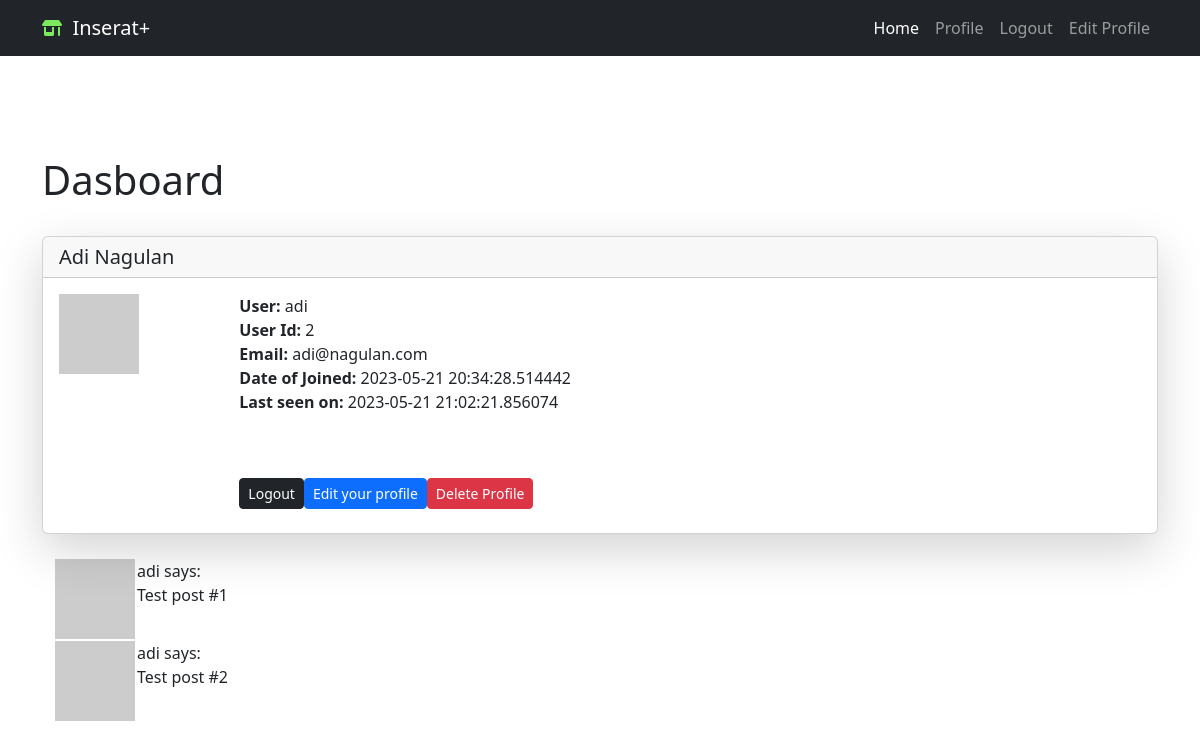
The page /user/adi (signed in) on the database as committed earlier.
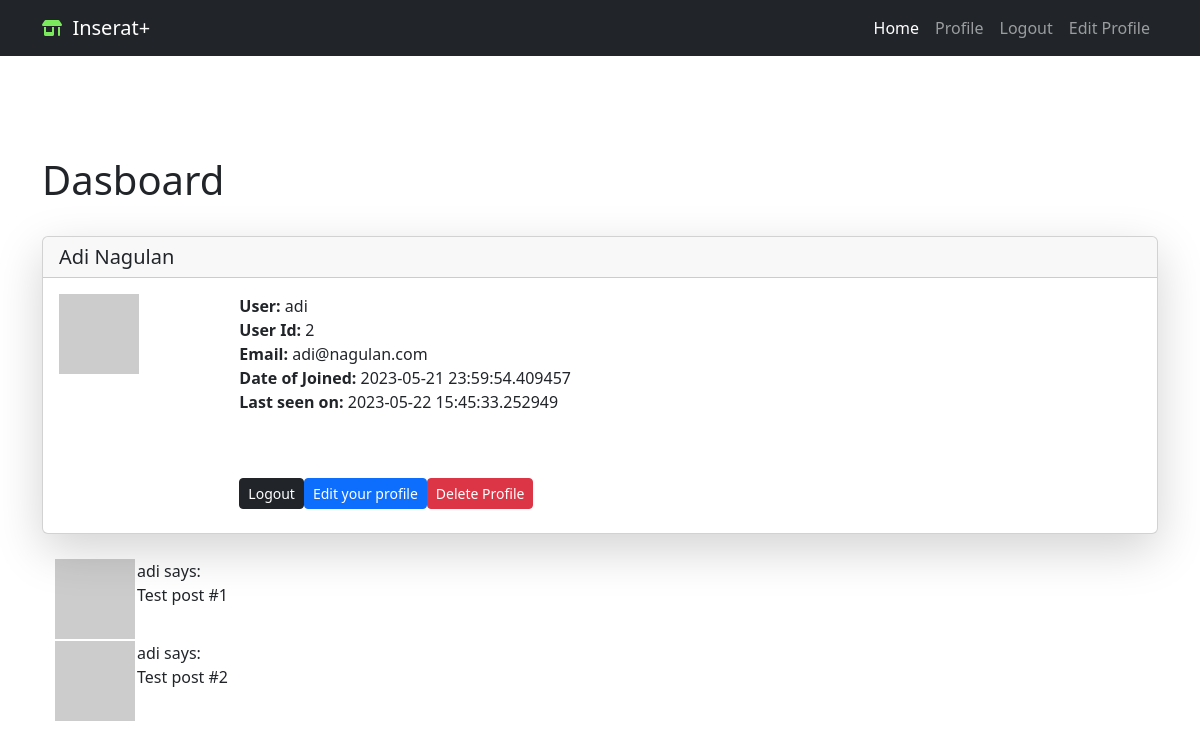
The same page on the database as committed later.
### app/models/login.py (models this page shows, shortened)
class User(db.Model, UserMixin):
    id = db.Column(db.Integer, primary_key=True)
    first_name = db.Column(db.String(50), nullable=False)
    last_name = db.Column(db.String(50), nullable=False)
    username = db.Column(db.String(20), unique=True, nullable=False)
    email = db.Column(db.String(120), unique=True, nullable=False)
    password_hash = db.Column(db.String(128), nullable=False)
    user_adedd = db.Column(db.DateTime, default=datetime.utcnow)
    last_seen = db.Column(db.DateTime, default=datetime.utcnow)
    def avatar(self, size):
        digest = md5(self.email.lower().encode('utf-8')).hexdigest()
        return 'https://www.gravatar.com/avatar/{}?d=identicon&s={}'.format(
            digest, size
            )

### app/routes.py (the view)
@app.route('/user/<username>')
@login_required
def user(username):
    user = User.query.filter_by(username=username).first_or_404()
    posts = [
        {'author': user, 'body': 'Test post #1'},
        {'author': user, 'body': 'Test post #2'}
    ]
    return render_template('user.html', user=user, posts=posts)

### app/models/login.py (called while the page is built)
@login.user_loader
def load_user(id):
    return User.query.get(int(id))

### app/routes.py (called while the page is built)
@app.before_request
def before_request():
    if current_user.is_authenticated:
        current_user.last_seen = datetime.utcnow()
        db.session.commit()

### app/templates/user.html (shortened to what this page needs)
{% extends "base.html" %}
{% block content %}
<div class="container custom-container ">
  <h1>Dasboard</h1><br/>
  <div class="card shadow-lg">
    <h5 class="card-header">
      {{ user.first_name }}  {{ user.last_name }}</h5>
    <div class="card-body">
      <div class="card-title">
        <div class="row  g-0">
          <div class="col-sm-2 ">
            <img src="{{ user.avatar(128) }}">
          </div>
          <div class="col-sm-5">
                <strong>User:</strong>
                {{ user.username }}<br/>
                <strong>User Id:</strong>
                {{ user.id }}<br/>
                <strong>Email:</strong>
                {{ user.email }}<br/>
                <strong>Date of Joined:</strong>
                {{ user.user_adedd}}<br/>
                {% if user.last_seen %}<strong>Last seen on:</strong> {{ user.last_seen }}</p>{% endif %}
                <br/><br/>
                <div class="d-flex">
                  <a href="{{ url_for('logout') }}" class="btn btn-dark btn-sm mr-2">Logout</a><p></p>
                  <a href="{{ url_for('edit_profile') }}" class="btn btn-primary btn-sm mr-2">Edit your profile</a>
                  <form action="{{ url_for('delete_profile') }}" method="POST" onsubmit="return confirm('Are you sure you want to delete your profile?');">
                    <button type="submit" class="btn btn-danger btn-sm">Delete Profile</button>
                  </form>
                </div>
        </div>
      </div>
    </div>
  </div>
</div>
<br>
<div class="container">
{% for post in posts %}
    {% include 'includes/_post.html' %}
{% endfor %}
</div>
{% endblock %}

### app/templates/base.html (shortened to what this page needs)
<!DOCTYPE html>
<html lang="en">
<head>
    <link rel="stylesheet" href="{{ url_for('static', filename='bootstrap/css/bootstrap.min.css') }}">
    <link rel="stylesheet" href="{{ url_for('static', filename='css/style.css') }}">
</head>
<body>
        {% include "includes/nav.html" %}
    {% block content %}{% endblock %}
</body>
</html>

### app/templates/includes/nav.html (shortened to what this page needs)
<nav class="navbar navbar-expand-lg navbar-dark bg-dark">
  <div class="container">
    <i class="fas fa-store-alt" style="color: #7bea5d;"></i>
    <a class="navbar-brand" href="{{ url_for('home') }}">&nbsp Inserat+</a>
    <div class="collapse navbar-collapse" id="navbarNav">
      <ul class="navbar-nav ms-auto">
        <li class="nav-item">
          <a class="nav-link active" aria-current="page" href="{{ url_for('home') }}">Home</a>
        </li>
        {% if current_user.is_anonymous %}
        <li class="nav-item">
          <a class="nav-link" href="{{ url_for('login') }}">Login</a>
        </li>
        <li class="nav-item">
          <a class="nav-link" href="{{ url_for('register') }}">Register</a>
        </li>
        {% else %}
        <li class="nav-item">
          <a class="nav-link" href="{{ url_for('user', username=current_user.username) }}">Profile</a>
        </li>
        <li class="nav-item">
          <a class="nav-link" href="{{ url_for('logout') }}">Logout</a>
        </li>
        <li class="nav-item">
          <a class="nav-link" href="{{ url_for('edit_profile') }}">Edit Profile</a>
        </li>
        {% endif %}
      </ul>
    </div>
  </div>
</nav>

### app/templates/includes/_post.html
{% block content %}
  <table>
    <tr valign="top">
        <td><img src="{{ post.author.avatar(36) }}"></td>
        <td>{{ post.author.username }} says:<br>{{ post.body }}</td>
    </tr>
</table>
{% endblock %}

### app/templates/user.html (style rules this page uses)
.custom-container { margin-top: 50px; }

Rows that differ between the two databases and show on the page:
changed User "Adi": user_adedd "2023-05-21 20:34:28.514442" → "2023-05-21 23:59:54.409457"; last_seen "2023-05-21 21:02:21.856074" → "2023-05-22 15:45:33.252949"
